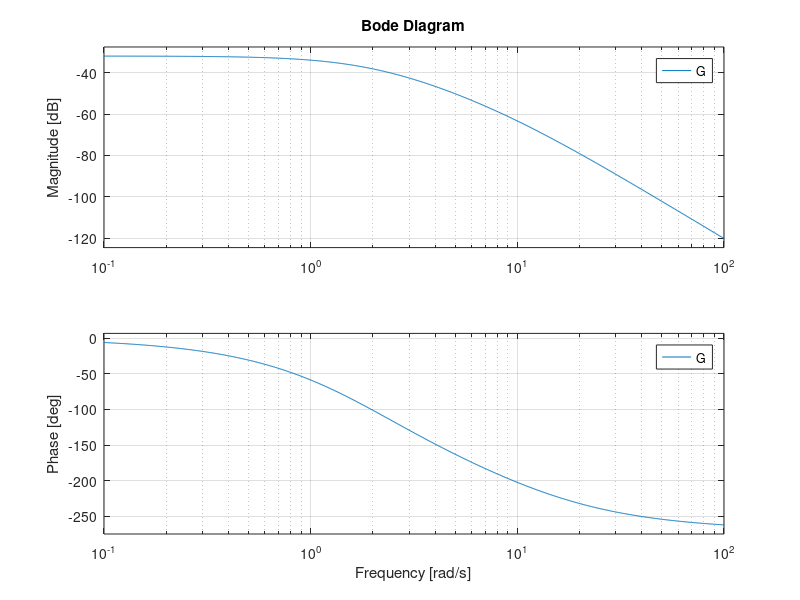
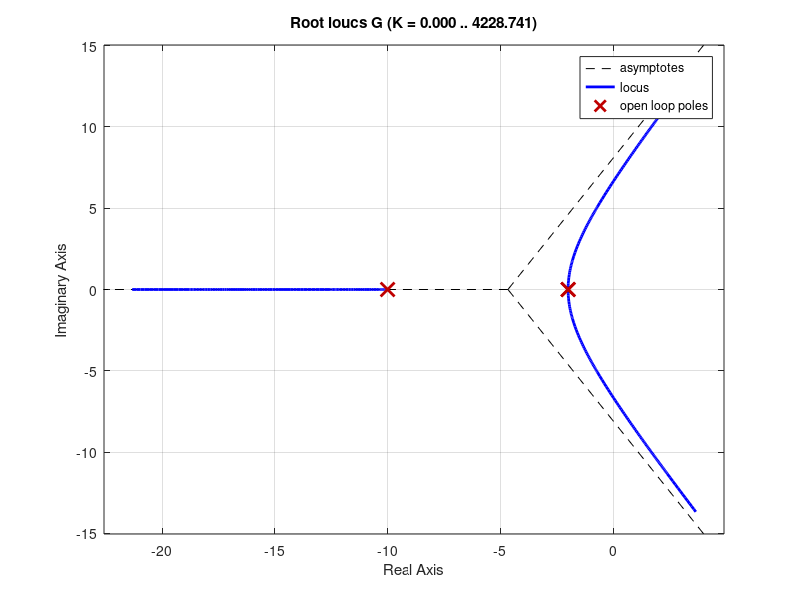
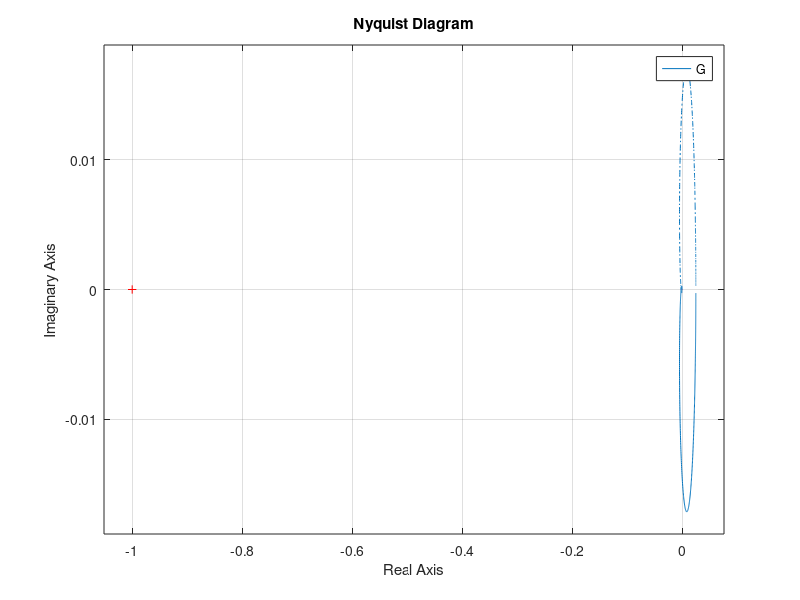

Source code (MATLAB) for these figures, in order:
%% ECEN 4138 HW 10 problem 6.19
% Ian Faber

%% Housekeeping
clc; clear; close all;

%% Setup

s = tf('s');

% G = (s+2)/(s+10); % a
G = 1/((s+10)*(s+2)^2); % b
% G = ((s+10)*(s+1))/((s+100)*(s+2)^3); % c

minreal(zpk(G))

%% Plotting
figure
bode(G)

figure
rlocus(G)

figure
nyquist(G)
